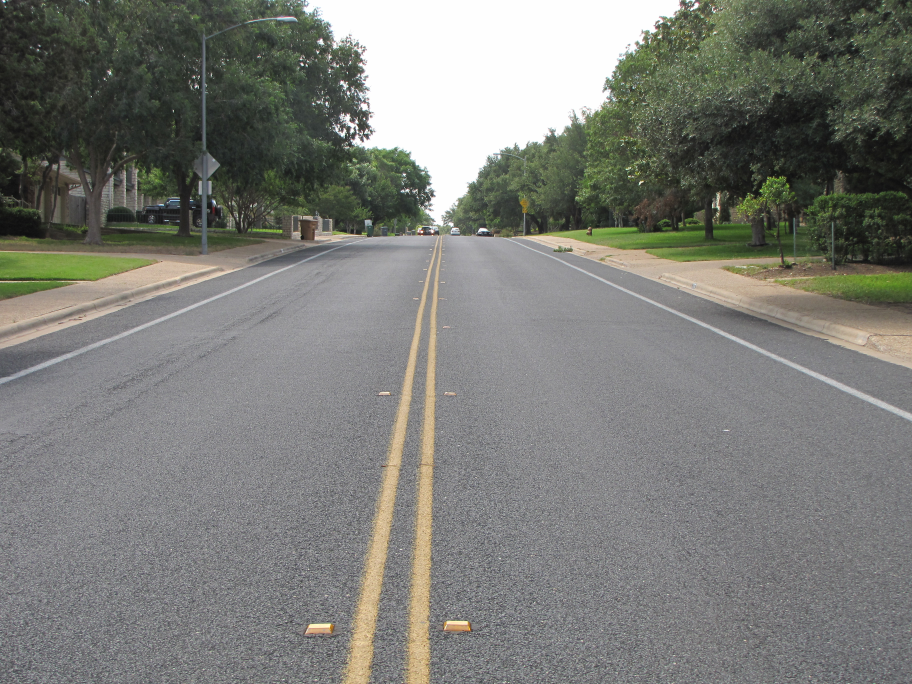
#> input picture test1.jpg, 3648 x 2736 px (shown at 1/4 size)
$ python -i pyCV.py   (imports and definitions only)
#> lines starting #> are read from the running program, lines starting #| are printed output that depends on the picture; after the words box and inside, x2 and y2 are one past the last pixel; in counts of white or black regions, pixels touching at a corner belong together; long printed decimals are rounded
#> further down, picture is the input picture: shape (2736, 3648, 3); mean B, G, R 119.5, 124.5, 123.3
import os
import cv2
import numpy as np
import random
import math

import matplotlib
from matplotlib.pyplot import imshow
from matplotlib import pyplot as plt
#%matplotlib inline

def show_imgs(img_arr, cmap=None):
    fig, ax = plt.subplots(1, img_arr.shape[0], figsize=(15, 6),
        subplot_kw={'adjustable': 'box-forced'})
    axoff = np.vectorize(lambda ax:ax.axis('off'))
    axoff(ax)

    for i, img in enumerate(img_arr):
        ax[i].imshow(img, cmap=cmap)


def calc_points(x1, y1, slope):
    if slope == 0:
        return x1, 0
    else:
       return int(x1 - y1/slope) , 0

#fix TODO
def line_image(image, canny_threshold1=0, canny_threshold2=0,
        hough_threshold=2, min_line_length=3, max_gap=5, rho=2.0, theta=.3):

    #Read images, flip them vertically, and convert them to RGB color order
    #img_all = np.array(cv2.cvtColor(cv2.imread(images), cv2.COLOR_BGR2RGB))
#> called with canny_threshold1 = 0, canny_threshold2 = 0, hough_threshold = 2, min_line_length = 3, max_gap = 5, rho = 2, theta = 0.3
    img = np.array(image[582:, :])
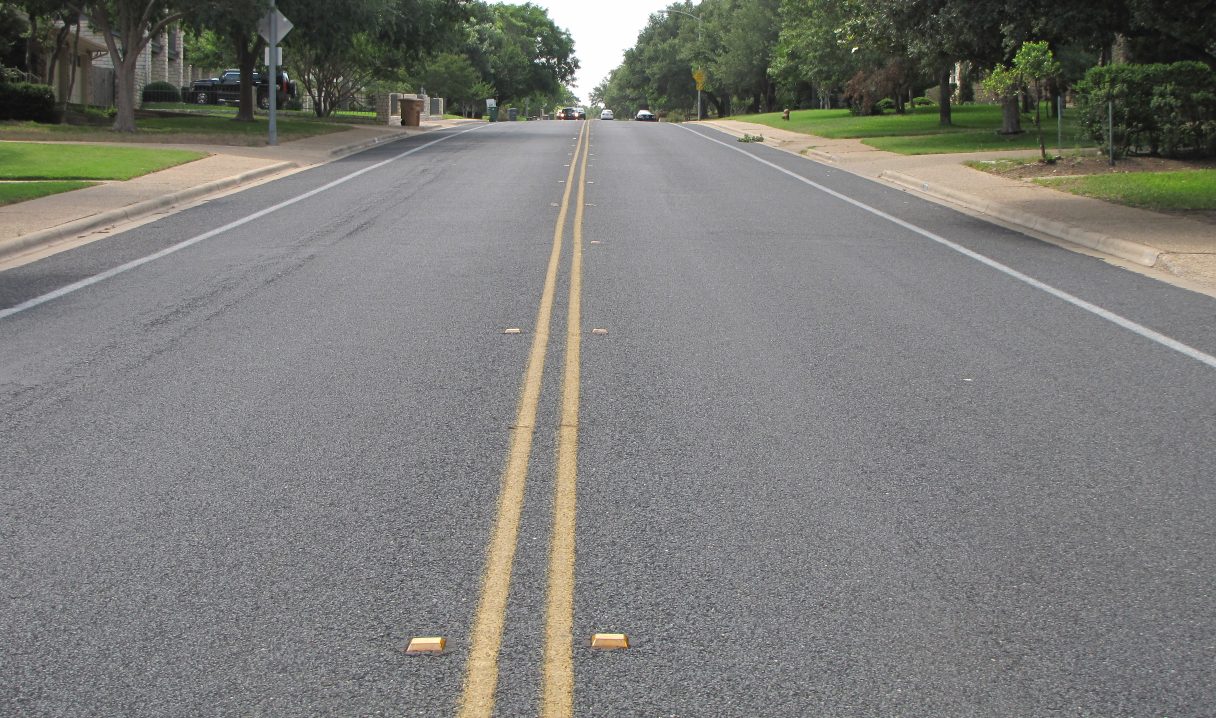
#> img: shape (2154, 3648, 3) (shown at 1/3 size); mean B, G, R 119.9, 124, 123.9
    # [17 lines of commented-out code are left out]
    hsv = cv2.cvtColor(img, cv2.COLOR_BGR2HSV)
#> hsv: shape (2154, 3648, 3); mean H, S, V 83.5, 22.6, 127.8

    lower_yellow = np.array([0, 100, 100])
    upper_yellow = np.array([70, 255, 255])
    #upper_yellow = np.array([70, 100, 100])

    mask = cv2.inRange(hsv, lower_yellow, upper_yellow)
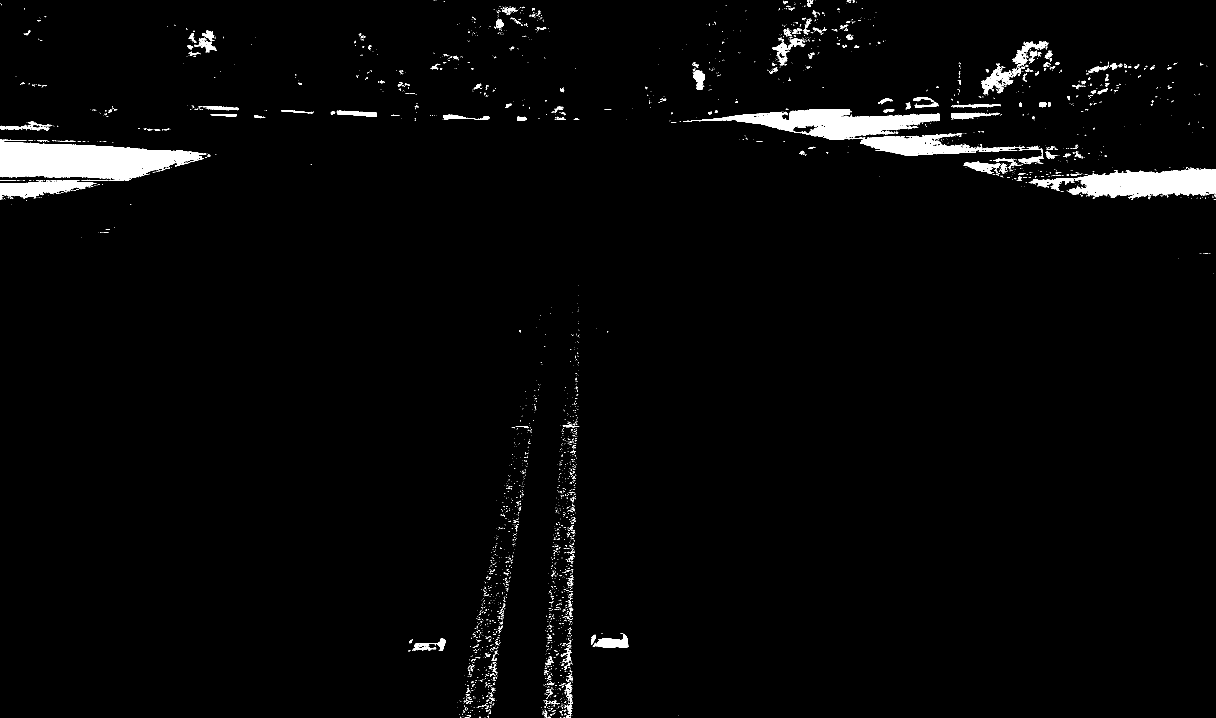
#> mask: shape (2154, 3648) (shown at 1/3 size); 2.4% white; 3317 white regions (3014 under 20 px), largest, box (x1, y1, x2, y2) and area: (0, 425, 619, 543) 49476, (2049, 327, 2820, 420) 30156, (3086, 506, 3648, 599) 29191
    res = cv2.bitwise_and(img, img, mask=mask)
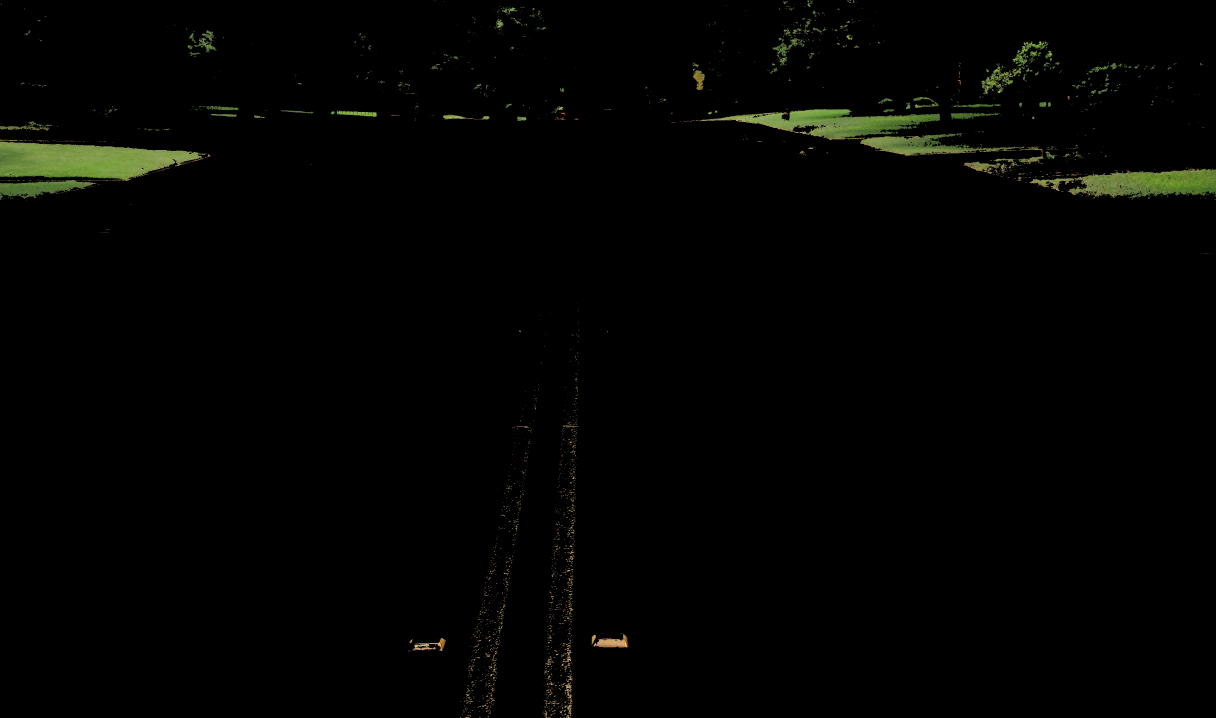
#> res: shape (2154, 3648, 3) (shown at 1/3 size); mean B, G, R 1.6, 3.2, 2.7
    gray_arr = np.array(cv2.cvtColor(res, cv2.COLOR_BGR2GRAY))

    #blur images to avoid recognizing small lines
    blur_arr = np.array(cv2.blur(gray_arr,(1,1)))
    #imshow(blur_arr[0])
    #return blur_arr[0]
    #blur_arr = gray_arr
    #use canny threshold to find edges of shapes

    canny_arr = np.array(cv2.Canny(blur_arr, canny_threshold1, canny_threshold2))
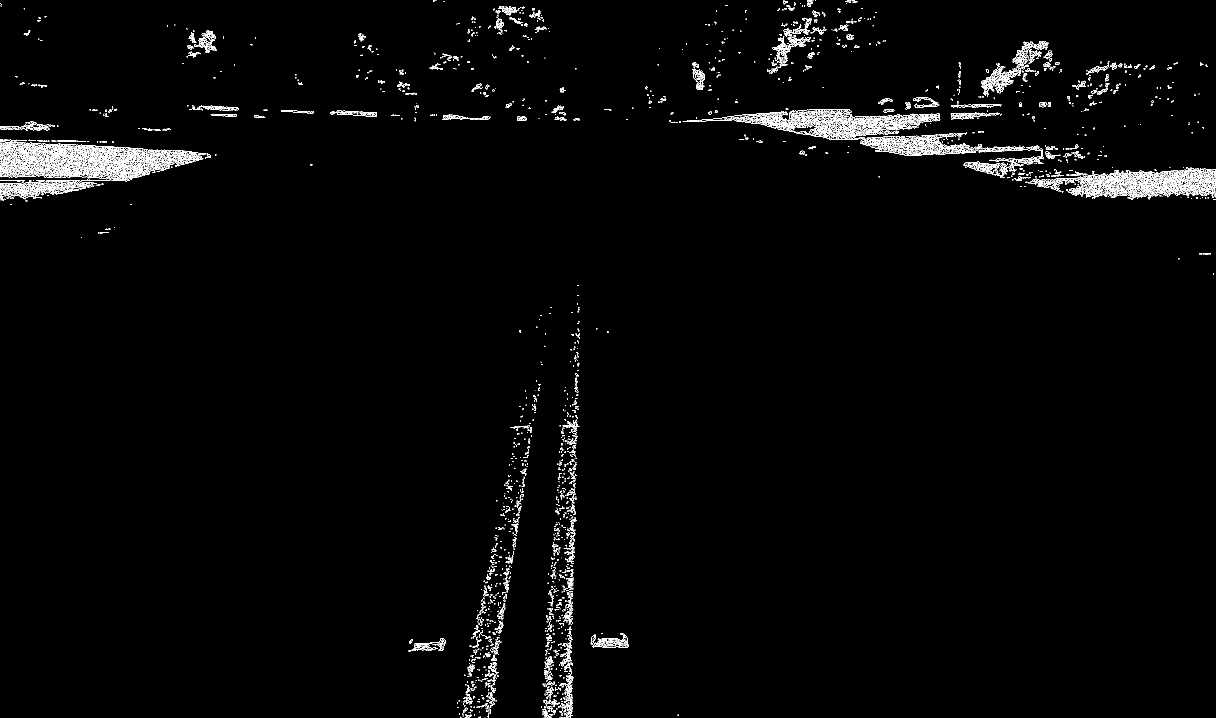
#> canny_arr: shape (2154, 3648) (shown at 1/3 size); 1.3% white in thin lines or dots

    #return cv2.cvtColor(canny_arr,cv2.COLOR_GRAY2RGB)
    line_arr = []
    line_coord_arr = []
    line_count = 0
    lines = cv2.HoughLinesP(canny_arr, rho, theta, hough_threshold,
        min_line_length, max_gap)
#> lines = 864 rows, first 6: [102, 481, 108, 482], [2988, 317, 2996, 317], [230, 542, 238, 542], [2437, 362, 2442, 362], [139, 493, 144, 493], [2531, 384, 2538, 384]
    if lines is not None:
        h = len(img)
#> h = 2154
        w = len(img[0])
#> w = 3648
        minX, minY, maxX, maxY = lines[0][0]
#> minX = 102; minY = 481; maxX = 108; maxY = 482
        lines = np.array(lines).reshape(-1, 4)
        #print(lines)
        for line in lines:
            x1, y1, x2, y2 = line
            if(x1 > (w - (3.5*y1) - 1200) and (x1 < w - (1*y1) - 800) and
               x2 > (w - (3.5*y2) - 1200) and (x2 < w - (1*y2) - 800) and
               x2 < w/2 + 50 and y2 > 100):
                if y1 > minY or (y1 == minY and x1 > minX):
                    minY = y1
                    minX = x1
                if y2 > minY or (y2 == minY and x2 > minX):
                    minY = y2
                    minX = x2
                if x1 > maxX:
                    maxY = y1
                    maxX = x1
                if x2 > maxX:
                    maxY = y2
                    maxX = x2
                #cv2.line(img, (x1,y1),(x2,y2),(255,0,255),2)
            line_count += 1
#> this loop made 864 passes
#> (x1, y1, x2, y2, maxY, maxX) on passes 24, 350: (1813, 329, 1824, 329, 329, 1824), (1828, 328, 1833, 328, 328, 1833)
#> (x1, y1, x2, y2, minY, minX) on passes 63, 130: (931, 495, 936, 495, 495, 936), (1604, 1225, 1604, 1219, 1225, 1604)
#> after the loop, line_count = 864; maxX = 1833; maxY = 328; minX = 1604; minY = 1225
        cv2.line(img, (minX,minY),(maxX,maxY),(0,255,0),2)
        slopeY = (maxY-minY)
#> slopeY = -897
        slopeX = (maxX-minX)
#> slopeX = 229
        slope = slopeY/slopeX
#> slope = -3.92
        #cv2.line(img, (w//2,h),(int((w//2) - slopeX),int (h - slopeY)),(0,0,255),2)
        lineX2 = w//2
#> lineX2 = 1824
        if slope != 0 and not math.isnan(slope):
            lineX2 = int((minX - minY/slope))
#> lineX2 = 1916
        cv2.line(img, (w//2,h),(lineX2,0),(0,0,255),2)
        value = (lineX2 - w/2)/w
#> value = 0.0252
        print(value)
#| 0.02522

    return img

>>> import cv2
>>> picture = cv2.imread('../test1.jpg')
>>> result = line_image(picture)
